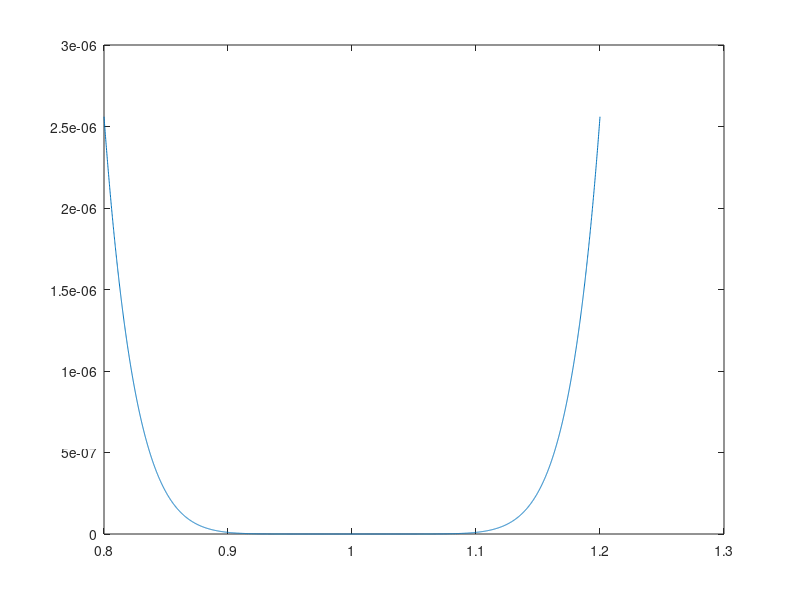
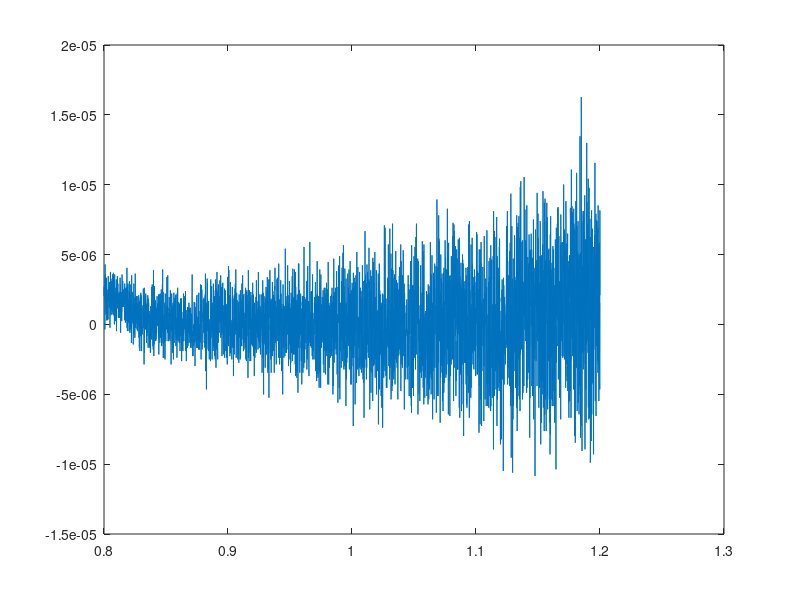

Reproduce these figures in MATLAB, in order.
#programming task 2.2
disp("Task 2.2:")
x = single(0.8 : 1e-4 : 1.2);
figure(1);
plot(x, (x-1).^8)
y = (((((((x-8).*x+ 28).*x-56).*x+70).*x-56).*x+ 28).*x-8).*x+1 ;
figure(2);
plot(x,y)
disp("Die Abweichungen zwischen der Auswertung der linearisierten Form und")
disp("der Horner-Darstellung lassen sich dadurch erklaeren, das beim Horner")
disp("-Schemawiederholt Multiplikationen durchgeführt werden, wodurch sich, bedingt")
disp("durch die begrenzte Maschienengenauigkeit, Rundungsfehler verstärken.")
disp("Die begrentzte Mantissenlänge des Datentyps single verstärkt dies.")
disp("End task 2.2:")
